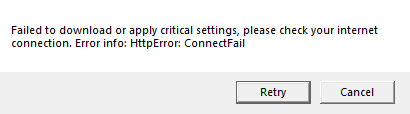
#> input picture error_template.png, 410 x 114 px, found by its file name; its folder holds only this picture in this run
$ python -i flushdns.py   (imports and definitions only)
#> lines starting #> are read from the running program, lines starting #| are printed output that depends on the picture
import tkinter as tk
from tkinter import scrolledtext
import subprocess
import threading
import time
import pyautogui
import cv2
import numpy as np
from PIL import ImageGrab

def flush_dns():
    update_log("flush_dns function called")  # Log message to confirm function call
    # Add new commands
    update_log("EXECUTING netsh int ip reset")
    subprocess.run(["netsh", "int", "ip", "reset"], capture_output=True, text=True)
    update_log("EXECUTING ipconfig /release")
    subprocess.run(["ipconfig", "/release"], capture_output=True, text=True)
    update_log("EXECUTING ipconfig /renew")
    subprocess.run(["ipconfig", "/renew"], capture_output=True, text=True)

    update_log("EXECUTING ipconfig /flushdns")
    result = subprocess.run(["ipconfig", "/flushdns"], capture_output=True, text=True)
    update_log(result.stdout)
    update_status("Flushing DNS, please wait...")
    update_log("Flushing DNS. FLUSHED " + str(flushed_count[0]) + " times")
    flushed_count[0] += 1
    update_log("FLUSHED DNS COOLDOWN IN PROGRESS.")

def detect_error_and_retry():
    template = cv2.imread(r'C:\Users\phamt\OneDrive - caugiay.edu.vn\DnsJumper\error_template.png', 0) #CHANGE TO LOCATION
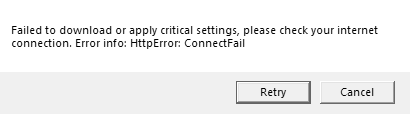
#> template: shape (114, 410); min 0, max 255, mean 240.7
    retry_button_template = cv2.imread(r'C:\Users\phamt\OneDrive - caugiay.edu.vn\DnsJumper\retry.png', 0)  # Load the image of the "Retry" button

    while is_running:
        update_log("Checking for HTTP error")  # Log message to indicate script is checking for HTTP error
        update_status("Checking HTTP error")
        screen = np.array(ImageGrab.grab())
        screen_gray = cv2.cvtColor(screen, cv2.COLOR_BGR2GRAY)

        res = cv2.matchTemplate(screen_gray, template, cv2.TM_CCOEFF_NORMED)
        threshold = 0.8
        loc = np.where(res >= threshold)
        if np.any(loc[0]):
            update_log("HTTP error detected, DNS FLUSHING COOLDOWN in progress")
            flush_dns()  # Call flush_dns function when HTTP error window is found

            # After flushing DNS, find the "Retry" button and click it
            res = cv2.matchTemplate(screen_gray, retry_button_template, cv2.TM_CCOEFF_NORMED)
            loc = np.where(res >= threshold)
            if np.any(loc[0]):
                # Get the position of the top-left corner of the "Retry" button
                top_left = (loc[1][0], loc[0][0])
                # Calculate the position of the center of the "Retry" button
                retry_button_position = (top_left[0] + retry_button_template.shape[1] // 2, top_left[1] + retry_button_template.shape[0] // 2)
                # Move the mouse to the "Retry" button and click it
                pyautogui.moveTo(retry_button_position)
                pyautogui.click()

        # Cooldown for 60 seconds
        for i in range(60, 0, -1):
            update_status(f"Cooldown in {i} seconds")
            time.sleep(1)


def start_flush():
    global is_running
    if not is_running:
        is_running = True
        update_log("Starting script")
        update_status("Starting script")
        threading.Thread(target=detect_error_and_retry, daemon=True).start()

def stop_flush():
    global is_running
    if is_running:
        is_running = False
        update_log("Stopping script")
        update_status("Stopping script")

def update_log(message):
    log_box.insert(tk.END, message + "\n")
    log_box.see(tk.END)  # Auto scroll to the bottom

def update_status(message):
    status_label.config(text=message)  # Assuming status_label is the name of your status label

# [1 line not run here, left out]

# [1 line that did not run here, left out]
# [1 line not run here, left out]

# [1 line that did not run here, left out]
# [1 line not run here, left out]

# [1 line that did not run here, left out]
# [1 line not run here, left out]

# [1 line that did not run here, left out]
# [1 line not run here, left out]

is_running = False
flushed_count = [1]
cooldown = [60]

# [1 line not run here, left out]

>>> result = detect_error_and_retry()
